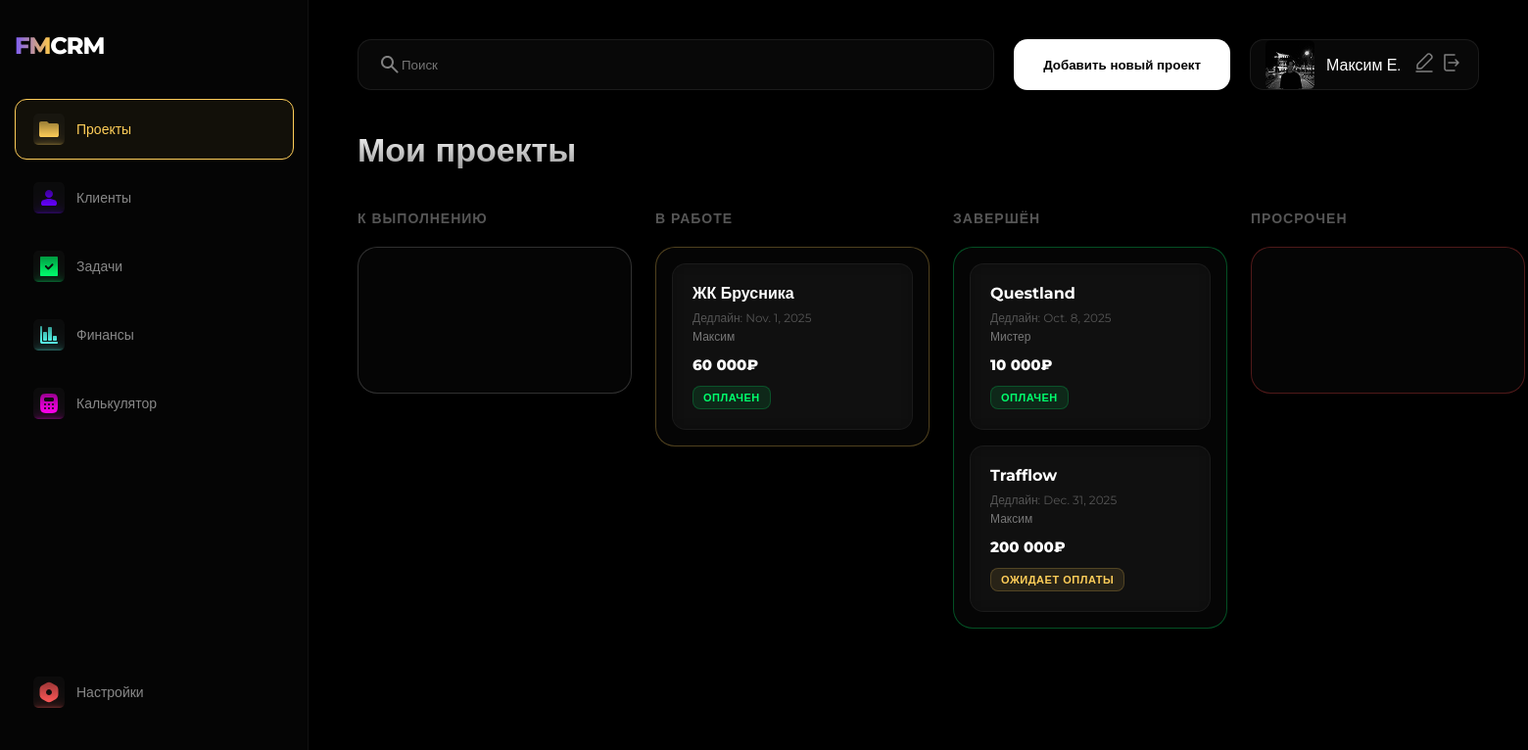
The app's page /, older data.
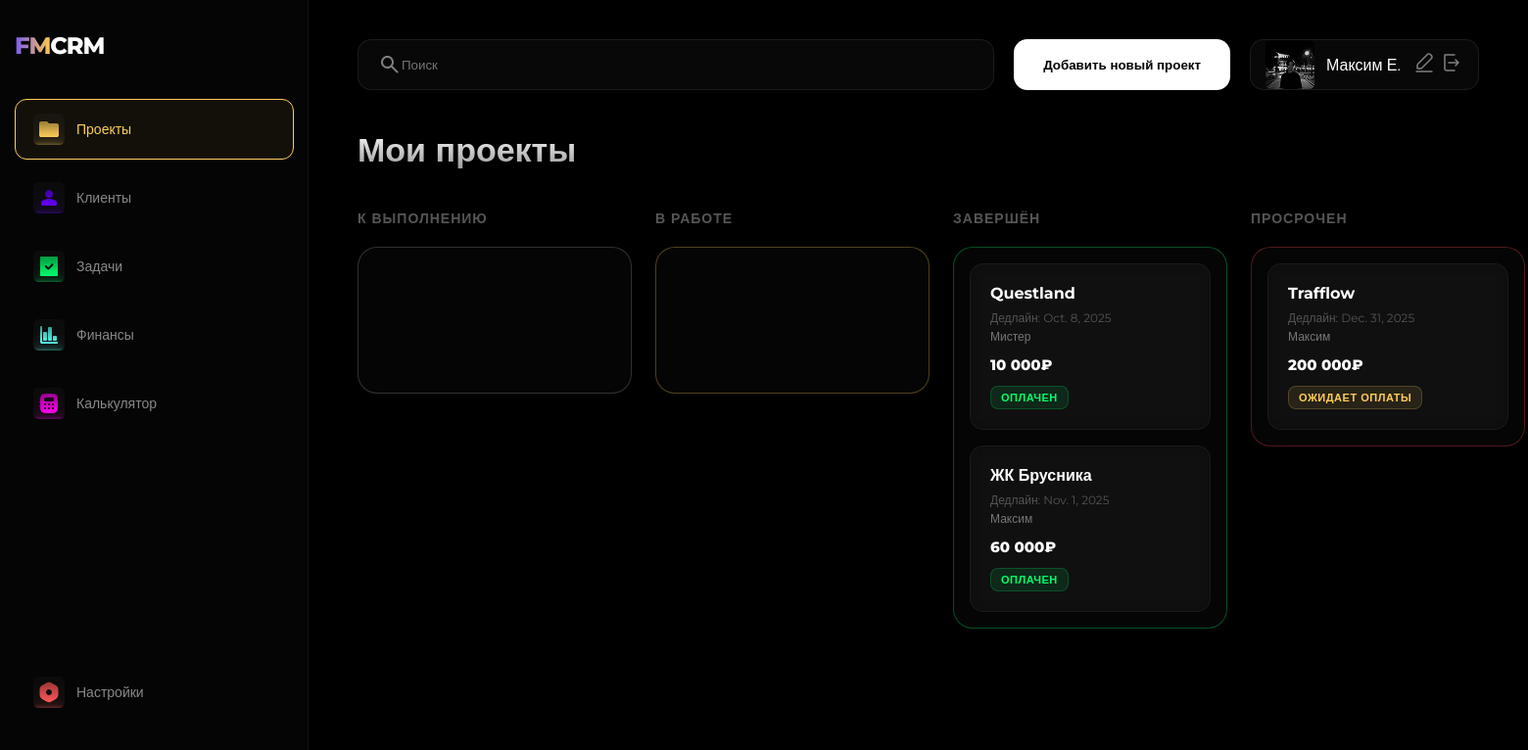
The same page, newer data.
### crm/models.py (models this page shows, shortened)
class Project(models.Model):
    STATUS_CHOICES = (
        ('planned', 'К выполнению'),
        ('inwork', 'В работе'),
        ('done', 'Завершён'),
        ('overdue', 'Просрочен'),
        ('paused', 'Приостановлен'),
    )
    PAYMENT_CHOICES = (
        ('paid', 'Оплачен'),
        ('not-paid', 'Не оплачен'),
        ('pending', 'Ожидает оплаты'),
    )
    title = models.CharField(max_length=200, verbose_name="Название проекта")
    client = models.ForeignKey(
        Client,
        on_delete=models.SET_NULL,
        null=True,
        blank=True,
        related_name='projects',
        verbose_name="Клиент"
    )
    description = models.TextField(blank=True, null=True, verbose_name="Описание проекта")
    status = models.CharField(max_length=20, choices=STATUS_CHOICES, default='planned', verbose_name="Статус")
    budget = models.DecimalField(max_digits=10, decimal_places=2, null=True, blank=True, verbose_name="Бюджет")
    start_date = models.DateField(null=True, blank=True, verbose_name="Дата начала")
    end_date = models.DateField(null=True, blank=True, verbose_name="Дата завершения")
    payment_status = models.CharField(max_length=20, choices=PAYMENT_CHOICES, default='not-paid', verbose_name="Оплата")
    order = models.PositiveIntegerField(default=0, verbose_name="Позиция")
    def get_payment_status_display(self):
        return dict(self.PAYMENT_CHOICES).get(self.payment_status, '—')
    class Meta:
        ordering = ['status', 'order', 'id']

class Client(models.Model):
    name = models.CharField(max_length=200, verbose_name="Имя/Компания")
    contact_person = models.CharField(max_length=200, blank=True, null=True, verbose_name="Контактное лицо")
    email = models.EmailField(blank=True, null=True, verbose_name="Email")
    phone = models.CharField(max_length=20, blank=True, null=True, verbose_name="Телефон")
    telegram = models.CharField(max_length=100, blank=True, null=True, verbose_name="Telegram")
    is_vip = models.BooleanField(default=False, verbose_name="VIP статус")
    created_at = models.DateTimeField(auto_now_add=True, verbose_name="Дата добавления")
    class Meta:
        verbose_name = "Клиент"
        verbose_name_plural = "Клиенты"
        ordering = ['name']

### crm/views.py (the view)
# urls.py: path('', views.projects, name='projects'),
def projects(request):
    planned = Project.objects.filter(status='planned').order_by('order', 'id')
    inwork  = Project.objects.filter(status='inwork').order_by('order', 'id')
    done    = Project.objects.filter(status='done').order_by('order', 'id')
    overdue = Project.objects.filter(status='overdue').order_by('order', 'id')
    paused  = Project.objects.filter(status='paused').order_by('order', 'id')
    return render(request, 'projects.html', {
        'planned': planned,
        'inwork': inwork,
        'done': done,
        'overdue': overdue,
        'paused': paused,
    })

### crm/templatetags/format_currency.py (called while the page is built)
@register.filter
def format_currency(value):
    try:
        value = int(float(value))
        formatted = f"{value:,}".replace(",", " ") + "₽"
        return formatted
    except (ValueError, TypeError):
        return "—"

### templates/projects.html (shortened to what this page needs)
{% extends 'base.html' %}
{% load static format_currency %}
{% block content %}
<div class="topbar">
    <div class="search-bar">
        <img src="{% static 'icons/search.svg' %}" alt="Поиск" class="icon">
        <input type="text" placeholder="Поиск">
    </div>
    <button class="add-project-btn">Добавить новый проект</button>
    <div class="profile-bar">
        <img src="{% static 'icons/avatar.png' %}" alt="Аватар" class="avatar">
        <span class="username" title="Имя пользователя">Максим Е.</span>
        <div class="profile-actions">
            <img src="{% static 'icons/edit.svg' %}" alt="Редактировать" class="icon-btn">
            <img src="{% static 'icons/logout.svg' %}" alt="Выход" class="icon-btn">
        </div>
    </div>
</div>
<h1>Мои проекты</h1>
<div class="kanban-board">
    <div class="kanban-column" data-status="planned">
        <div class="kanban-column-header"><h2>К выполнению</h2></div>
        <div class="kanban-cards">
        </div>
    </div>
    <div class="kanban-column" data-status="inwork">
        <div class="kanban-column-header"><h2>В работе</h2></div>
        <div class="kanban-cards">
            {% for project in inwork %}
                <div class="project-card"
                     draggable="true"
                     data-project-id="{{ project.id }}">
                    <div class="title">{{ project.title }}</div>
                    <div class="deadline">Дедлайн: {{ project.end_date|default:"—" }}</div>
                    <div class="client">{{ project.client.name|default:"Нет клиента" }}</div>
                    <div class="cost">{{ project.budget|format_currency|default:"—" }}</div>
                    <div class="payment-status {{ project.payment_status|default:'not-paid' }}">
                        {{ project.get_payment_status_display|default:"Не оплачен" }}
                    </div>
                </div>
            {% endfor %}
        </div>
    </div>
    <div class="kanban-column" data-status="done">
        <div class="kanban-column-header"><h2>Завершён</h2></div>
        <div class="kanban-cards">
            {% for project in done %}
                <div class="project-card"
                     draggable="true"
                     data-project-id="{{ project.id }}">
                    <div class="title">{{ project.title }}</div>
                    <div class="deadline">Дедлайн: {{ project.end_date|default:"—" }}</div>
                    <div class="client">{{ project.client.name|default:"Нет клиента" }}</div>
                    <div class="cost">{{ project.budget|format_currency|default:"—" }}</div>
                    <div class="payment-status {{ project.payment_status|default:'not-paid' }}">
                        {{ project.get_payment_status_display|default:"Не оплачен" }}
                    </div>
                </div>
            {% endfor %}
        </div>
    </div>
    <div class="kanban-column" data-status="overdue">
        <div class="kanban-column-header"><h2>Просрочен</h2></div>
        <div class="kanban-cards">
            {% for project in overdue %}
                <div class="project-card"
                     draggable="true"
                     data-project-id="{{ project.id }}">
                    <div class="title">{{ project.title }}</div>
                    <div class="deadline">Дедлайн: {{ project.end_date|default:"—" }}</div>
                    <div class="client">{{ project.client.name|default:"Нет клиента" }}</div>
                    <div class="cost">{{ project.budget|format_currency|default:"—" }}</div>
                    <div class="payment-status {{ project.payment_status|default:'not-paid' }}">
                        {{ project.get_payment_status_display|default:"Не оплачен" }}
                    </div>
                </div>
            {% endfor %}
        </div>
    </div>
</div>
{% endblock %}

Row changes from the older to the newer data that the page shows:
changed Project "ЖК Брусника": moves from the list under "В РАБОТЕ" to the list under "ЗАВЕРШЁН"
changed Project "Trafflow": moves from the list under "ЗАВЕРШЁН" to the list under "ПРОСРОЧЕН"
